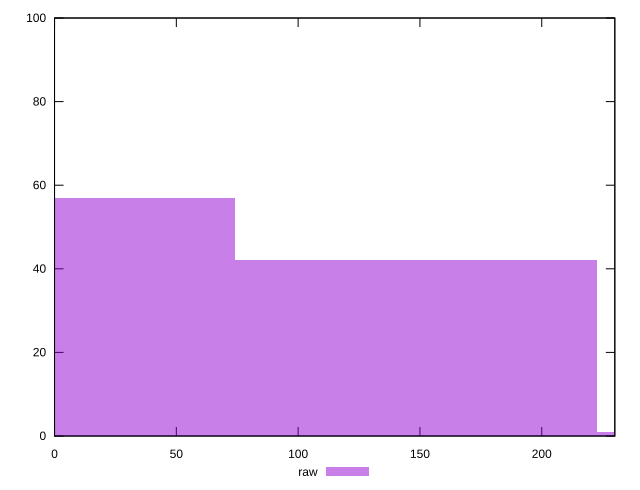

Write the gnuplot code that produced this figure.
reset

$raw <<EOF
148.44505129548088 42
0 57
296.89010259096176 1
EOF

set key outside below
set boxwidth 148.44505129548088
set xrange [0:230]
set yrange [0:100]
set trange [0:100]
set style fill transparent solid 0.5 noborder
set terminal svg size 640, 490 enhanced background rgb 'white'
set output "report_00016_2021-02-10T13-31-48.338Z/unused-css-rules/samples/pages/raw/histogram.svg"

plot $raw title "raw" with boxes

reset
